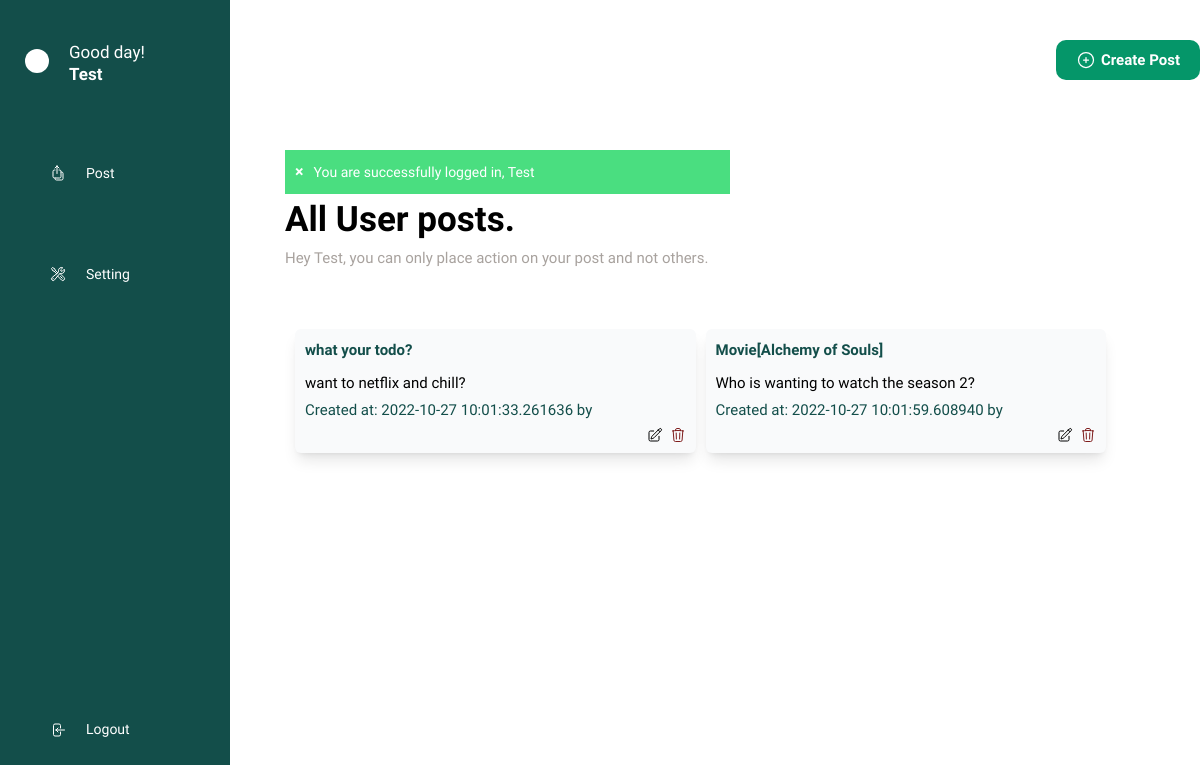
Page /dashboard (signed in) on the earlier database version.
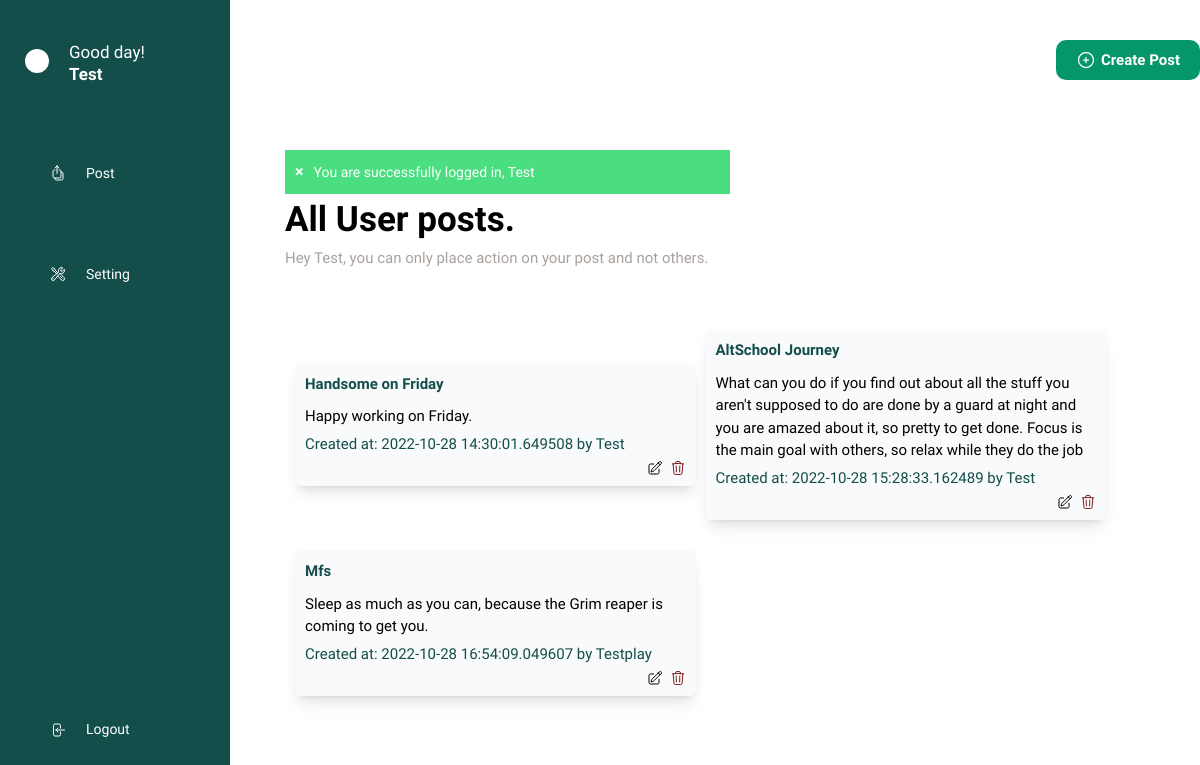
Same page on the later database version.
### app.py (models this page shows, shortened)
class User(db.Model, UserMixin):
    id = db.Column(db.Integer, primary_key=True, autoincrement=True)
    name = db.Column(db.String(15), unique=True, nullable=False)
    email = db.Column(db.String(25), unique=True, nullable=False)
    password = db.Column(db.String(80), nullable=False)

class Post(db.Model):
    id = db.Column(db.Integer, primary_key=True, unique=True)
    title = db.Column(db.String(100))
    content = db.Column(db.String(1000))
    author = db.Column(db.String(100), nullable=False)
    date = db.Column(db.DateTime, default=datetime.utcnow)

### app.py (the view)
@app.route('/dashboard')
@login_required
def dashboard():
    user = current_user
    blogs = Post.query.all()
    if user:
        flash('You are successfully logged in', 'success')
    else:
        pass
    return render_template('dashboard.html', blogs=blogs, user=user)

### app.py (called while the page is built)
@login_manager.user_loader
def user_loader(id):
    return User.query.get(int(id))

### templates/dashboard.html (shortened to what this page needs)
<!DOCTYPE html>
<html lang="en">
<head>
    <script src="https://cdn.tailwindcss.com"></script>
</head>
<body>
    <div class="md:flex md:items-top">
        <div class="fixed z-[9999] top-0 w-full md:h-full left-0 md:w-[230px] bg-[#134e4a] py-[30px]">
            <div class="w-full space-x-[20px] flex items-center py-[10px] px-[25px]">
                <div class="text-[#fff]">
                    <div class="rounded-full w-6 h-6 bg-[#fff]"></div>
                </div>
                <div>
                    <div class="font-[500] text-[17px] text-[#fff]">Good day!</div>
                    <div class="font-[700] leading-[17px] text-[17px] text-[#fff]">{{ user.name }}</div>
                </div>
            </div>
            <div class="w-full hidden md:block mt-[60px] space-x-[20px] flex items-center py-[10px] px-[50px]">
                <a href="/" class="space-x-[20px] flex items-center w-full">
                    <div class="text-[#fff]">
                    </div>
                    <div>
                        <div class="font-[500] text-[14px] text-[#fff]">Post</div>
                    </div>
                </a>
            </div>
            <div class="w-full mt-[60px] hidden md:flex space-x-[20px] flex items-center py-[10px] px-[50px]">
                <div class="text-[#fff]">
                </div>
                <div>
                    <div class="font-[500] text-[14px] text-[#fff]">Setting</div>
                </div>
            </div>
            <div class="absolute hidden md:block bottom-0 mb-[50px]">
                <div class="w-full mt-[60px] space-x-[20px] flex items-center py-[10px] px-[50px]">
                    <div class="text-[#fff]">
                    </div>
                    <a href="{{ url_for('logout') }}">
                        <div>
                            <div class="font-[500] text-[14px] text-[#fff]">Logout</div>
                        </div>
                    </a>
                </div>
            </div>
        </div>
        <div class="md:ml-[260px] w-[95%] pb-[30px] md:w-[65%] lg:w-[80%] mt-[120px] md:mt-[0px] lg:mt-[0px]">
            <div class="py-[40px] sticky h-fit w-full">
                <a href="{{ url_for('create' ,id = user.id) }}">
                    <div
                        class="float-right flex items-center space-x-[5px] bg-[#059669] cursor-pointer font-[600] text-[#fff] text-[15px] text-center rounded-[10px] py-[10px] leading-[18px] px-[20px]">
                        <div class="text-[#fff] font-[600]">
                            <svg xmlns="http://www.w3.org/2000/svg" fill="none" viewBox="0 0 24 24" stroke-width="1.5"
                                stroke="currentColor" class="w-5 h-5">
                                <path stroke-linecap="round" stroke-linejoin="round"
                                    d="M12 9v6m3-3H9m12 0a9 9 0 11-18 0 9 9 0 0118 0z" />
                            </svg>
                        </div>
                        <div>Create Post</div>
                    </div>
                </a>
            </div>
            <div class="mt-[60px] w-full py-[10px] px-[25px]">
                {% with success = get_flashed_messages(category_filter=["success"]) %}
                {% if success %}
                <div id="success"
                    class="bg-[#4ade80] flex space-x-[10px] items-center p-[10px] text-[#fff] text-[14px] w-full md:w-[50%]">
                    <div id="close" class="close cursor-pointer font-[600] text-[16px]" href="javascript:void(0)">×
                    </div>
                    <div>
                        {%- for msg in success %}
                        <span>{{ msg }}, {{ user.name }}</span>
                        {% endfor -%}
                    </div>
                </div>
                {% endif %}
                {% endwith %}
                <div class="font-[700] text-[#000] text-[25px] md:text-[35px]">All User posts.</div>
                <div class="font-[400] text-[#a8a29e] text-[12px] md:text-[15px]">Hey {{ user.name }}, you can only
                    place action on
                    your post and not others.</div>
                <div class="flex flex-row flex-wrap mt-[30px] items-center w-full">
                    {% if user %}
                    {% for blog in blogs %}
                    <div
                        class="bg-[#f9fafb] h-fit md:h-fit mt-[30px] ml-[10px] overflow-y-scroll p-[10px] shadow-lg w-full md:w-[45%] rounded-[6px]">
                        <div class="font-[700] text-[15px] text-[#134e4a]">{{ blog.title }}</div>
                        <div class="content font-[500] overflow-scroll h-fit w-full text-[15px] text-[#000] mt-[10px]">
                            <div class="overflow-scroll w-fit">{{ blog.content }}</div>
                        </div>
                        <div class="font-[500] text-[12px] md:text-[15px] text-[#134e4a] mt-[5px]">Created at: {{
                            blog.date }} by
                            {{ blog.author }}</div>
                        <div class="mt-[5px] text-right w-full">
                            <div class="flex space-x-[7px] float-right">
                                <a href="{{ url_for('update' ,id = blog.id) }}">
                                    <div>
                                    </div>
                                </a>
                                <a href="{{ url_for('delete' ,id = blog.id) }}">
                                    <div class="text-red-900">
                                    </div>
                                </a>
                            </div>
                        </div>
                    </div>
                    {% endfor %}
                    {% endif %}
                </div>
            </div>
        </div>
    </div>
</body>
</html>

### templates/dashboard.html (style rules this page uses)
body { font-family: 'Puritan', sans-serif; user-select: none; }

Differences in the rows shown:
removed Post: title "what your todo?", content "want to netflix and chill?", date "2022-10-27 10:01:33.261636"
removed Post: title "Movie[Alchemy of Souls]", content "Who is wanting to watch the season 2?", date "2022-10-27 10:01:59.608940"
added Post: title "Handsome on Friday", content "Happy working on Friday.", date "2022-10-28 14:30:01.649508", author "Test"
added Post: title "AltSchool Journey", content "What can you do if you find out about all the stuff you aren't supposed to do are done by a guard at night and you are amazed about it, so pretty to get done. Focus is the main goal with others, so relax while they do the job", date "2022-10-28 15:28:33.162489", author "Test"
added Post: title "Mfs", content "Sleep as much as you can, because the Grim reaper is coming to get you.", date "2022-10-28 16:54:09.049607", author "Testplay"
